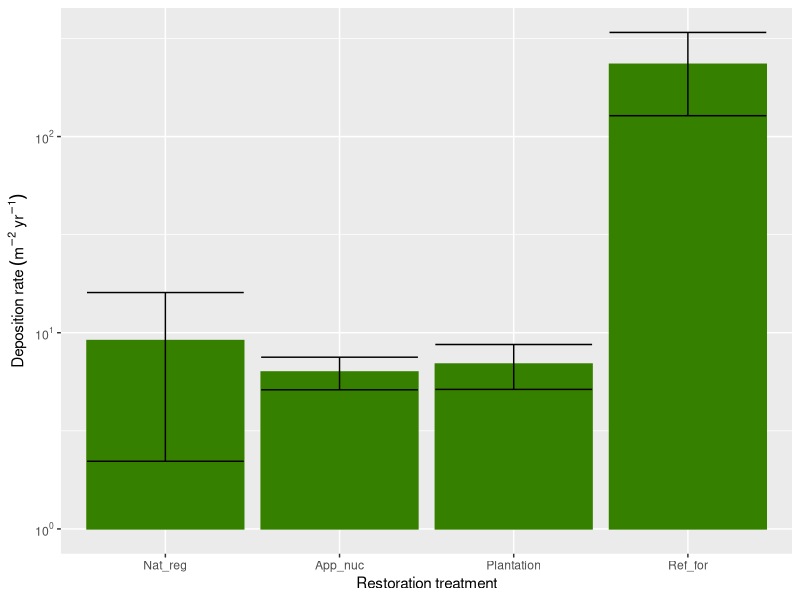

R code for this plot:
## ---- chunk 1
knitr::opts_chunk$set(echo = TRUE)
## ---- chunk 2
library(tidyverse)
library(plotrix)
library(scales)
## ---- chunk 3
seed_rain_data <- read_csv("Islas_seedRain_trapLevel.csv")

seed_rain_data_to_plot <- seed_rain_data %>% 
  select(Site, Treatment, Plot,Trap, Growthform, Dispersalmode, SuccessionalStage, seedsSum, Seed_deposition_rate) %>% 
#rename tree categories to just "Tree"
    mutate(Growthform=replace(Growthform, Growthform=='CT', 'Tree')) %>%
    mutate(Growthform=replace(Growthform, Growthform=='CP', 'Tree')) %>%
    mutate(Growthform=replace(Growthform, Growthform=='UT', 'Tree')) %>%
    mutate(Growthform=replace(Growthform, Growthform=='UP', 'Tree')) %>%
    mutate(Growthform=replace(Growthform, Growthform=='ET', 'Tree')) %>% 
  #rename treatments
  mutate(Treatment = factor(
      Treatment,
      levels=c('C', 'I', 'P', 'R'),
      labels=c('Nat_reg', 'App_nuc', 'Plantation', 'Ref_for')
    )) %>% 
  #test filter to see if pattern is as expected
  filter(SuccessionalStage == 'Late') %>% 
  filter(Growthform == 'Tree')

## ---- chunk 4
##test code before using in function
overall_dep_rate <- seed_rain_data_to_plot %>% 
  #first just get overall seed deposition rates (all species) for each trap
  group_by(Site,Treatment, Plot, Trap) %>% 
  summarize(trap_dep_rate = sum(Seed_deposition_rate))

#then take means by treatment
mean_se <- overall_dep_rate %>% 
    group_by(Treatment) %>% 
    summarize(mean_dep_rate = mean(trap_dep_rate), 
              SE = std.error(trap_dep_rate))

p <- ggplot(mean_se, aes(x = Treatment, y = mean_dep_rate)) +
  geom_col() +
  geom_col(fill = '#368000', color = "#368000") +
  geom_errorbar(aes(ymin = mean_dep_rate - SE,
                    ymax = mean_dep_rate + SE)) +
  #theme_classic()+
  scale_y_log10(
    breaks = function(x) {
      brks <- extended_breaks(Q = c(1, 5))(log10(x))
      10 ^ (brks[brks %% 1 == 0])
    },
    labels = math_format(format = log10)
  ) +
  ylab(expression(Deposition ~ rate ~ (m ^ -2 ~ yr ^ -1))) +
  xlab('Restoration treatment')

p


## ---- chunk 5
plotCreate <- function(data_input, succession_stage_id, growth_form_id, dispersal_mode_id ) {
  
  print(data_input)
  
  processed_data <- data_input
  
  # renaming the treatment groups to their actual names
  processed_data <- processed_data %>%
    mutate(Treatment = factor(
      Treatment,
      levels=c('C', 'I', 'P', 'R'),
      labels=c('Nat_reg', 'App_nuc', 'Plantation', 'Ref_for')
    ))
  
  mean_se <- processed_data %>% 
    group_by(Treatment) %>% 
    summarize(mean_seeds = mean(Seed_deposition_rate), SE =std.error(Seed_deposition_rate))
  
  
}
